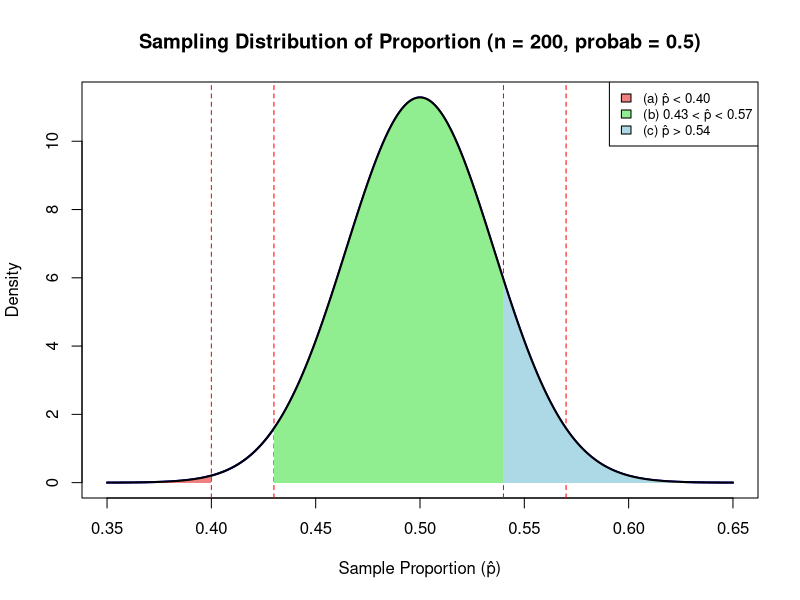

Here is the R script that generated this plot:
## ---- chunk 1
# Given values
n <- 200
probab <- 0.5
q <- 1 - probab

sd_p <- sqrt(probab * q / n)  # Standard deviation of sampling distribution

probab_a <- pnorm(0.40, mean = probab, sd = sd_p)

probab_b <- pnorm(0.57, mean = probab, sd = sd_p) - pnorm(0.43, mean = probab, sd = sd_p)

probab_c <- 1 - pnorm(0.54, mean =probab, sd = sd_p)

# Display results
cat("Standard deviation (σₚ̂):", round(sd_p, 4), "\n\n")
cat("(a) P(p̂ < 0.40) =", round(probab_a, 4), "\n")
cat("(b) P(0.43 < p̂ < 0.57) =", round(probab_b, 4), "\n")
cat("(c) P(p̂ > 0.54) =", round(probab_c, 4), "\n\n")

x <- seq(0.35, 0.65, by = 0.001)
y <- dnorm(x, mean = probab, sd = sd_p)

plot(x, y, type = "l", lwd = 2, col = "blue",
     main = "Sampling Distribution of Proportion (n = 200, probab = 0.5)",
     xlab = "Sample Proportion (p̂)",
     ylab = "Density")

# Vertical reference lines
abline(v = c(0.40, 0.43, 0.54, 0.57), col = "red", lty = 2)

# --- (a) Shade area for p̂ < 0.40 ---
x_a <- seq(0.35, 0.40, by = 0.001)
y_a <- dnorm(x_a, mean = probab, sd = sd_p)
polygon(c(x_a, rev(x_a)), c(y_a, rep(0, length(y_a))), col = "lightcoral", border = NA)

# --- (b) Shade area for 0.43 < p̂ < 0.57 ---
x_b <- seq(0.43, 0.57, by = 0.001)
y_b <- dnorm(x_b, mean = probab, sd = sd_p)
polygon(c(x_b, rev(x_b)), c(y_b, rep(0, length(y_b))), col = "lightgreen", border = NA)

# --- (c) Shade area for p̂ > 0.54 ---
x_c <- seq(0.54, 0.65, by = 0.001)
y_c <- dnorm(x_c, mean = probab, sd = sd_p)
polygon(c(x_c, rev(x_c)), c(y_c, rep(0, length(y_c))), col = "lightblue", border = NA)

# Redraw main curve on top
lines(x, y, lwd = 2, col = "black")

# Legend
legend("topright",
       legend = c("(a) p̂ < 0.40", "(b) 0.43 < p̂ < 0.57", "(c) p̂ > 0.54"),
       fill = c("lightcoral", "lightgreen", "lightblue"),
       border = "black", cex = 0.8)
## ---- chunk 2
# Define population values and probabilities
x <- c(6, 9, 12, 15, 18)
probab <- c(0.1, 0.2, 0.4, 0.2, 0.1)
n <- 2

# Population mean and variance
mu <- sum(x * probab)
sigma2 <- sum(probab * (x - mu)^2)

cat("Population mean (mu) =", mu, "\n")
cat("Population variance (sigma^2) =", sigma2, "\n\n")

samples <- expand.grid(x1 = x, x2 = x, KEEP.OUT.ATTRS = FALSE)
samples$mean <- rowMeans(samples)

# Lookup for probabilities
p_lookup <- setNames(probab, x)
samples$prob <- p_lookup[as.character(samples$x1)] * p_lookup[as.character(samples$x2)]

# Print the 25 samples
print(samples)

# Sampling distribution of the sample mean (group identical means)
dist_mean <- aggregate(prob ~ mean, data = samples, FUN = sum)
dist_mean <- dist_mean[order(dist_mean$mean), ]
print(dist_mean)

# Checking the mean and variance of the sampling distribution
mu_xbar <- sum(dist_mean$mean * dist_mean$prob)
sigma2_xbar <- sum(dist_mean$prob * (dist_mean$mean - mu_xbar)^2)

cat("\nMean of sampling distribution (mu_xbar) =", mu_xbar, "\n")
cat("Variance of sampling distribution (sigma^2_xbar) =", sigma2_xbar, "\n")
cat("sigma^2 / n =", sigma2 / n, "\n")
